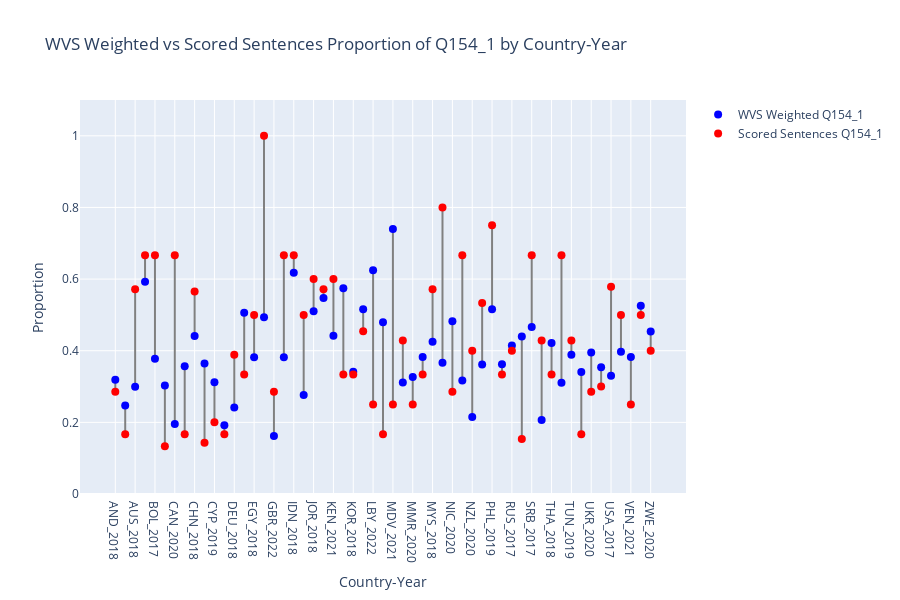

Notebook code for this chart:
### Code cell
## (Visualization -III) ##

# This script compares proportions of a specific Q154 survey response between scored sentences and WVS data at the country-year level.
# It aggregates sentence counts and computes proportions per country-year in the scored predictions.
# It filters the WVS data to matching country-year pairs and computes weighted response proportions using survey weights.
# The code then merges both datasets and visualizes their proportions with connecting lines to compare distributions.
# The plot uses country-year labels on the x-axis and proportion values on the y-axis, with vertical lines visually highlighting differences between WVS survey and scored sentence proportions.
# Finally, it calculates and prints the Pearson correlation between the weighted WVS proportions and scored sentence proportions.

%run visualize_prop_diffs.py

### Figure 1 — Plotly figure (JSON) as saved in the notebook; plotly's stock layout.template omitted (floating-point values rounded to 4 significant figures)
{"data": [{"hoverinfo": "skip", "line": {"color": "gray"}, "mode": "lines", "showlegend": false, "type": "scatter", "x": ["AND_2018", "AND_2018"], "y": [0.3187, 0.2857]}, {"hoverinfo": "skip", "line": {"color": "gray"}, "mode": "lines", "showlegend": false, "type": "scatter", "x": ["ARG_2017", "ARG_2017"], "y": [0.2473, 0.1667]}, {"hoverinfo": "skip", "line": {"color": "gray"}, "mode": "lines", "showlegend": false, "type": "scatter", "x": ["AUS_2018", "AUS_2018"], "y": [0.2995, 0.5714]}, {"hoverinfo": "skip", "line": {"color": "gray"}, "mode": "lines", "showlegend": false, "type": "scatter", "x": ["BGD_2018", "BGD_2018"], "y": [0.5925, 0.6667]}, {"hoverinfo": "skip", "line": {"color": "gray"}, "mode": "lines", "showlegend": false, "type": "scatter", "x": ["BOL_2017", "BOL_2017"], "y": [0.3778, 0.6667]}, {"hoverinfo": "skip", "line": {"color": "gray"}, "mode": "lines", "showlegend": false, "type": "scatter", "x": ["BRA_2018", "BRA_2018"], "y": [0.3031, 0.1333]}, {"hoverinfo": "skip", "line": {"color": "gray"}, "mode": "lines", "showlegend": false, "type": "scatter", "x": ["CAN_2020", "CAN_2020"], "y": [0.1954, 0.6667]}, {"hoverinfo": "skip", "line": {"color": "gray"}, "mode": "lines", "showlegend": false, "type": "scatter", "x": ["CHL_2018", "CHL_2018"], "y": [0.357, 0.1667]}, {"hoverinfo": "skip", "line": {"color": "gray"}, "mode": "lines", "showlegend": false, "type": "scatter", "x": ["CHN_2018", "CHN_2018"], "y": [0.4414, 0.5652]}, {"hoverinfo": "skip", "line": {"color": "gray"}, "mode": "lines", "showlegend": false, "type": "scatter", "x": ["COL_2018", "COL_2018"], "y": [0.3645, 0.1429]}, {"hoverinfo": "skip", "line": {"color": "gray"}, "mode": "lines", "showlegend": false, "type": "scatter", "x": ["CYP_2019", "CYP_2019"], "y": [0.312, 0.2]}, {"hoverinfo": "skip", "line": {"color": "gray"}, "mode": "lines", "showlegend": false, "type": "scatter", "x": ["CZE_2022", "CZE_2022"], "y": [0.1917, 0.1667]}, {"hoverinfo": "skip", "line": {"color": "gray"}, "mode": "lines", "showlegend": false, "type": "scatter", "x": ["DEU_2018", "DEU_2018"], "y": [0.2415, 0.3889]}, {"hoverinfo": "skip", "line": {"color": "gray"}, "mode": "lines", "showlegend": false, "type": "scatter", "x": ["ECU_2018", "ECU_2018"], "y": [0.5058, 0.3333]}, {"hoverinfo": "skip", "line": {"color": "gray"}, "mode": "lines", "showlegend": false, "type": "scatter", "x": ["EGY_2018", "EGY_2018"], "y": [0.3817, 0.5]}, {"hoverinfo": "skip", "line": {"color": "gray"}, "mode": "lines", "showlegend": false, "type": "scatter", "x": ["ETH_2020", "ETH_2020"], "y": [0.4935, 1]}, {"hoverinfo": "skip", "line": {"color": "gray"}, "mode": "lines", "showlegend": false, "type": "scatter", "x": ["GBR_2022", "GBR_2022"], "y": [0.1617, 0.2857]}, {"hoverinfo": "skip", "line": {"color": "gray"}, "mode": "lines", "showlegend": false, "type": "scatter", "x": ["GRC_2017", "GRC_2017"], "y": [0.3817, 0.6667]}, {"hoverinfo": "skip", "line": {"color": "gray"}, "mode": "lines", "showlegend": false, "type": "scatter", "x": ["IDN_2018", "IDN_2018"], "y": [0.6175, 0.6667]}, {"hoverinfo": "skip", "line": {"color": "gray"}, "mode": "lines", "showlegend": false, "type": "scatter", "x": ["IRN_2020", "IRN_2020"], "y": [0.2762, 0.5]}, {"hoverinfo": "skip", "line": {"color": "gray"}, "mode": "lines", "showlegend": false, "type": "scatter", "x": ["JOR_2018", "JOR_2018"], "y": [0.5104, 0.6]}, {"hoverinfo": "skip", "line": {"color": "gray"}, "mode": "lines", "showlegend": false, "type": "scatter", "x": ["KAZ_2018", "KAZ_2018"], "y": [0.547, 0.5714]}, {"hoverinfo": "skip", "line": {"color": "gray"}, "mode": "lines", "showlegend": false, "type": "scatter", "x": ["KEN_2021", "KEN_2021"], "y": [0.4415, 0.6]}, {"hoverinfo": "skip", "line": {"color": "gray"}, "mode": "lines", "showlegend": false, "type": "scatter", "x": ["KGZ_2020", "KGZ_2020"], "y": [0.5742, 0.3333]}, {"hoverinfo": "skip", "line": {"color": "gray"}, "mode": "lines", "showlegend": false, "type": "scatter", "x": ["KOR_2018", "KOR_2018"], "y": [0.3414, 0.3333]}, {"hoverinfo": "skip", "line": {"color": "gray"}, "mode": "lines", "showlegend": false, "type": "scatter", "x": ["LBN_2018", "LBN_2018"], "y": [0.5158, 0.4545]}, {"hoverinfo": "skip", "line": {"color": "gray"}, "mode": "lines", "showlegend": false, "type": "scatter", "x": ["LBY_2022", "LBY_2022"], "y": [0.6246, 0.25]}, {"hoverinfo": "skip", "line": {"color": "gray"}, "mode": "lines", "showlegend": false, "type": "scatter", "x": ["MAR_2021", "MAR_2021"], "y": [0.4792, 0.1667]}, {"hoverinfo": "skip", "line": {"color": "gray"}, "mode": "lines", "showlegend": false, "type": "scatter", "x": ["MDV_2021", "MDV_2021"], "y": [0.7401, 0.25]}, {"hoverinfo": "skip", "line": {"color": "gray"}, "mode": "lines", "showlegend": false, "type": "scatter", "x": ["MEX_2018", "MEX_2018"], "y": [0.3113, 0.4286]}, {"hoverinfo": "skip", "line": {"color": "gray"}, "mode": "lines", "showlegend": false, "type": "scatter", "x": ["MMR_2020", "MMR_2020"], "y": [0.3267, 0.25]}, {"hoverinfo": "skip", "line": {"color": "gray"}, "mode": "lines", "showlegend": false, "type": "scatter", "x": ["MNG_2020", "MNG_2020"], "y": [0.3828, 0.3333]}, {"hoverinfo": "skip", "line": {"color": "gray"}, "mode": "lines", "showlegend": false, "type": "scatter", "x": ["MYS_2018", "MYS_2018"], "y": [0.425, 0.5714]}, {"hoverinfo": "skip", "line": {"color": "gray"}, "mode": "lines", "showlegend": false, "type": "scatter", "x": ["NGA_2018", "NGA_2018"], "y": [0.3662, 0.8]}, {"hoverinfo": "skip", "line": {"color": "gray"}, "mode": "lines", "showlegend": false, "type": "scatter", "x": ["NIC_2020", "NIC_2020"], "y": [0.4825, 0.2857]}, {"hoverinfo": "skip", "line": {"color": "gray"}, "mode": "lines", "showlegend": false, "type": "scatter", "x": ["NLD_2022", "NLD_2022"], "y": [0.3166, 0.6667]}, {"hoverinfo": "skip", "line": {"color": "gray"}, "mode": "lines", "showlegend": false, "type": "scatter", "x": ["NZL_2020", "NZL_2020"], "y": [0.2148, 0.4]}, {"hoverinfo": "skip", "line": {"color": "gray"}, "mode": "lines", "showlegend": false, "type": "scatter", "x": ["PAK_2018", "PAK_2018"], "y": [0.3614, 0.5333]}, {"hoverinfo": "skip", "line": {"color": "gray"}, "mode": "lines", "showlegend": false, "type": "scatter", "x": ["PHL_2019", "PHL_2019"], "y": [0.5158, 0.75]}, {"hoverinfo": "skip", "line": {"color": "gray"}, "mode": "lines", "showlegend": false, "type": "scatter", "x": ["ROU_2018", "ROU_2018"], "y": [0.362, 0.3333]}, {"hoverinfo": "skip", "line": {"color": "gray"}, "mode": "lines", "showlegend": false, "type": "scatter", "x": ["RUS_2017", "RUS_2017"], "y": [0.4149, 0.4]}, {"hoverinfo": "skip", "line": {"color": "gray"}, "mode": "lines", "showlegend": false, "type": "scatter", "x": ["SGP_2020", "SGP_2020"], "y": [0.4399, 0.1538]}, {"hoverinfo": "skip", "line": {"color": "gray"}, "mode": "lines", "showlegend": false, "type": "scatter", "x": ["SRB_2017", "SRB_2017"], "y": [0.4665, 0.6667]}, {"hoverinfo": "skip", "line": {"color": "gray"}, "mode": "lines", "showlegend": false, "type": "scatter", "x": ["SVK_2022", "SVK_2022"], "y": [0.2067, 0.4286]}, {"hoverinfo": "skip", "line": {"color": "gray"}, "mode": "lines", "showlegend": false, "type": "scatter", "x": ["THA_2018", "THA_2018"], "y": [0.4213, 0.3333]}, {"hoverinfo": "skip", "line": {"color": "gray"}, "mode": "lines", "showlegend": false, "type": "scatter", "x": ["TJK_2020", "TJK_2020"], "y": [0.3108, 0.6667]}, {"hoverinfo": "skip", "line": {"color": "gray"}, "mode": "lines", "showlegend": false, "type": "scatter", "x": ["TUN_2019", "TUN_2019"], "y": [0.3891, 0.4286]}, {"hoverinfo": "skip", "line": {"color": "gray"}, "mode": "lines", "showlegend": false, "type": "scatter", "x": ["TUR_2018", "TUR_2018"], "y": [0.3408, 0.1667]}, {"hoverinfo": "skip", "line": {"color": "gray"}, "mode": "lines", "showlegend": false, "type": "scatter", "x": ["UKR_2020", "UKR_2020"], "y": [0.3949, 0.2857]}, {"hoverinfo": "skip", "line": {"color": "gray"}, "mode": "lines", "showlegend": false, "type": "scatter", "x": ["URY_2022", "URY_2022"], "y": [0.354, 0.3]}, {"hoverinfo": "skip", "line": {"color": "gray"}, "mode": "lines", "showlegend": false, "type": "scatter", "x": ["USA_2017", "USA_2017"], "y": [0.3301, 0.5789]}, {"hoverinfo": "skip", "line": {"color": "gray"}, "mode": "lines", "showlegend": false, "type": "scatter", "x": ["UZB_2022", "UZB_2022"], "y": [0.3968, 0.5]}, {"hoverinfo": "skip", "line": {"color": "gray"}, "mode": "lines", "showlegend": false, "type": "scatter", "x": ["VEN_2021", "VEN_2021"], "y": [0.3824, 0.25]}, {"hoverinfo": "skip", "line": {"color": "gray"}, "mode": "lines", "showlegend": false, "type": "scatter", "x": ["VNM_2020", "VNM_2020"], "y": [0.5258, 0.5]}, {"hoverinfo": "skip", "line": {"color": "gray"}, "mode": "lines", "showlegend": false, "type": "scatter", "x": ["ZWE_2020", "ZWE_2020"], "y": [0.4535, 0.4]}, {"hovertemplate": "%{x}<br>WVS Weighted Proportion: %{y:.2f}<extra></extra>", "marker": {"color": "blue", "size": 8}, "mode": "markers", "name": "WVS Weighted Q154_1", "type": "scatter", "x": ["AND_2018", "ARG_2017", "AUS_2018", "BGD_2018", "BOL_2017", "BRA_2018", "CAN_2020", "CHL_2018", "CHN_2018", "COL_2018", "CYP_2019", "CZE_2022", "DEU_2018", "ECU_2018", "EGY_2018", "ETH_2020", "GBR_2022", "GRC_2017", "IDN_2018", "IRN_2020", "JOR_2018", "KAZ_2018", "KEN_2021", "KGZ_2020", "KOR_2018", "LBN_2018", "LBY_2022", "MAR_2021", "MDV_2021", "MEX_2018", "MMR_2020", "MNG_2020", "MYS_2018", "NGA_2018", "NIC_2020", "NLD_2022", "NZL_2020", "PAK_2018", "PHL_2019", "ROU_2018", "RUS_2017", "SGP_2020", "SRB_2017", "SVK_2022", "THA_2018", "TJK_2020", "TUN_2019", "TUR_2018", "UKR_2020", "URY_2022", "USA_2017", "UZB_2022", "VEN_2021", "VNM_2020", "ZWE_2020"], "y": [0.3187, 0.2473, 0.2995, 0.5925, 0.3778, 0.3031, 0.1954, 0.357, 0.4414, 0.3645, 0.312, 0.1917, 0.2415, 0.5058, 0.3817, 0.4935, 0.1617, 0.3817, 0.6175, 0.2762, 0.5104, 0.547, 0.4415, 0.5742, 0.3414, 0.5158, 0.6246, 0.4792, 0.7401, 0.3113, 0.3267, 0.3828, 0.425, 0.3662, 0.4825, 0.3166, 0.2148, 0.3614, 0.5158, 0.362, 0.4149, 0.4399, 0.4665, 0.2067, 0.4213, 0.3108, 0.3891, 0.3408, 0.3949, 0.354, 0.3301, 0.3968, 0.3824, 0.5258, 0.4535]}, {"hovertemplate": "%{x}<br>Sentence Proportion: %{y:.2f}<extra></extra>", "marker": {"color": "red", "size": 8}, "mode": "markers", "name": "Scored Sentences Q154_1", "type": "scatter", "x": ["AND_2018", "ARG_2017", "AUS_2018", "BGD_2018", "BOL_2017", "BRA_2018", "CAN_2020", "CHL_2018", "CHN_2018", "COL_2018", "CYP_2019", "CZE_2022", "DEU_2018", "ECU_2018", "EGY_2018", "ETH_2020", "GBR_2022", "GRC_2017", "IDN_2018", "IRN_2020", "JOR_2018", "KAZ_2018", "KEN_2021", "KGZ_2020", "KOR_2018", "LBN_2018", "LBY_2022", "MAR_2021", "MDV_2021", "MEX_2018", "MMR_2020", "MNG_2020", "MYS_2018", "NGA_2018", "NIC_2020", "NLD_2022", "NZL_2020", "PAK_2018", "PHL_2019", "ROU_2018", "RUS_2017", "SGP_2020", "SRB_2017", "SVK_2022", "THA_2018", "TJK_2020", "TUN_2019", "TUR_2018", "UKR_2020", "URY_2022", "USA_2017", "UZB_2022", "VEN_2021", "VNM_2020", "ZWE_2020"], "y": [0.2857, 0.1667, 0.5714, 0.6667, 0.6667, 0.1333, 0.6667, 0.1667, 0.5652, 0.1429, 0.2, 0.1667, 0.3889, 0.3333, 0.5, 1.0, 0.2857, 0.6667, 0.6667, 0.5, 0.6, 0.5714, 0.6, 0.3333, 0.3333, 0.4545, 0.25, 0.1667, 0.25, 0.4286, 0.25, 0.3333, 0.5714, 0.8, 0.2857, 0.6667, 0.4, 0.5333, 0.75, 0.3333, 0.4, 0.1538, 0.6667, 0.4286, 0.3333, 0.6667, 0.4286, 0.1667, 0.2857, 0.3, 0.5789, 0.5, 0.25, 0.5, 0.4]}], "layout": {"height": 600, "hovermode": "x unified", "title": {"text": "WVS Weighted vs Scored Sentences Proportion of Q154_1 by Country-Year"}, "xaxis": {"title": {"text": "Country-Year"}}, "yaxis": {"range": [0, 1.1], "title": {"text": "Proportion"}}}}
